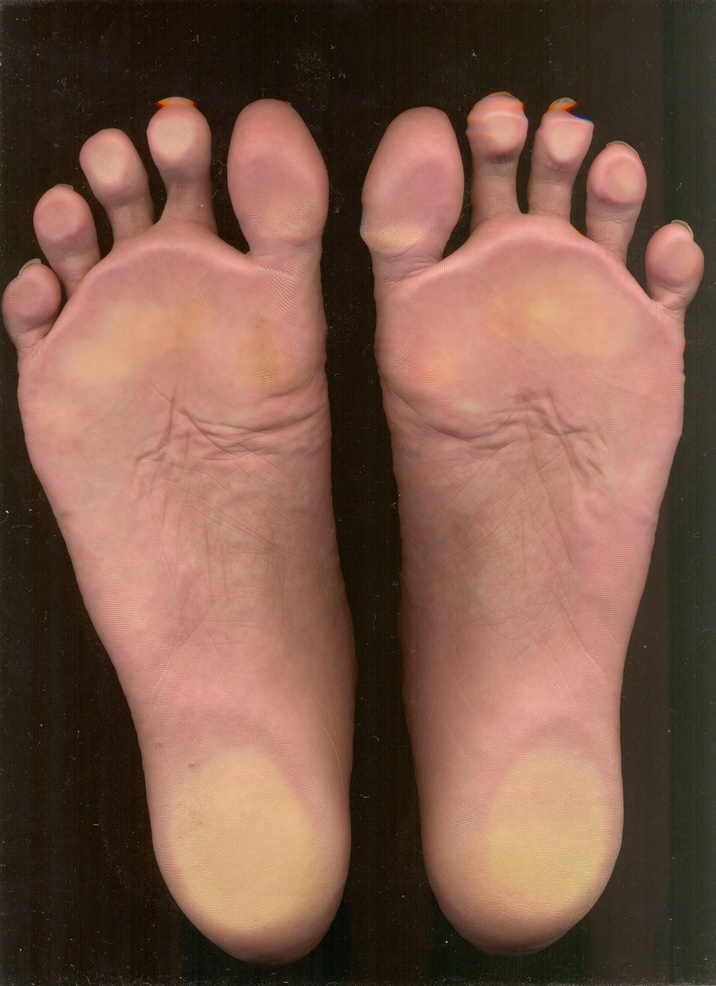
%> input picture 21-5.jpg, 716 x 986 px, shrunk from 2550 x 3510 before the run
$ octave Data_register.m   (GNU Octave 9; MATLAB toolbox functions it lacks are replaced by stand-ins)
%> lines starting %> are read from the running program, lines starting %| are printed output that depends on the picture; in (x1, y1, x2, y2) boxes, pixels count from 0 and x2, y2 are one past the last pixel; in counts of white or black regions, pixels touching at a corner belong together; the program's own positions count from 1
%> the answer given: 21-5.jpg
%> further down, Image is the input picture: size 986x716x3 uint8; mean R, G, B 124.2, 88.9, 74.1
### generate_mask.m
function [ img ] = generate_mask(img)
    % img must be truecolor of size m-by-n-by-3
    h = fspecial('average', 20);
	img = imfilter(img,h);
end

### separate_foot.m
function [foot] = separate_foot(img)
% SEPARATE_FOOT Separates left and right foot from input image and
% generates foot structure for storing information of further processing.
%
% Input Parameter :
%       img         Raw Truecolor image of Foot
%
% Output Parameter:
%       foot        Struct storing left and right foot information
%                   It has two members
%                       left
%                       right
%                   left is a Structure for left foot having following
%                   members
%                       img     Truecolor Processed Image of Left
%                               Foot Only.
%                       aimg    Truecolor Image without any Preprocessing
%                               of Left Foot Only.
%                       id      Varaible to identify left and right foot.
%                               Id 1 is assigned to left foot and Id 2 is
%                               assigned to right foot.

        im = img;
%       Removing Noise from Image and Generating Mask
        img = generate_mask(img);
        mask = im2bw(img,0.20);
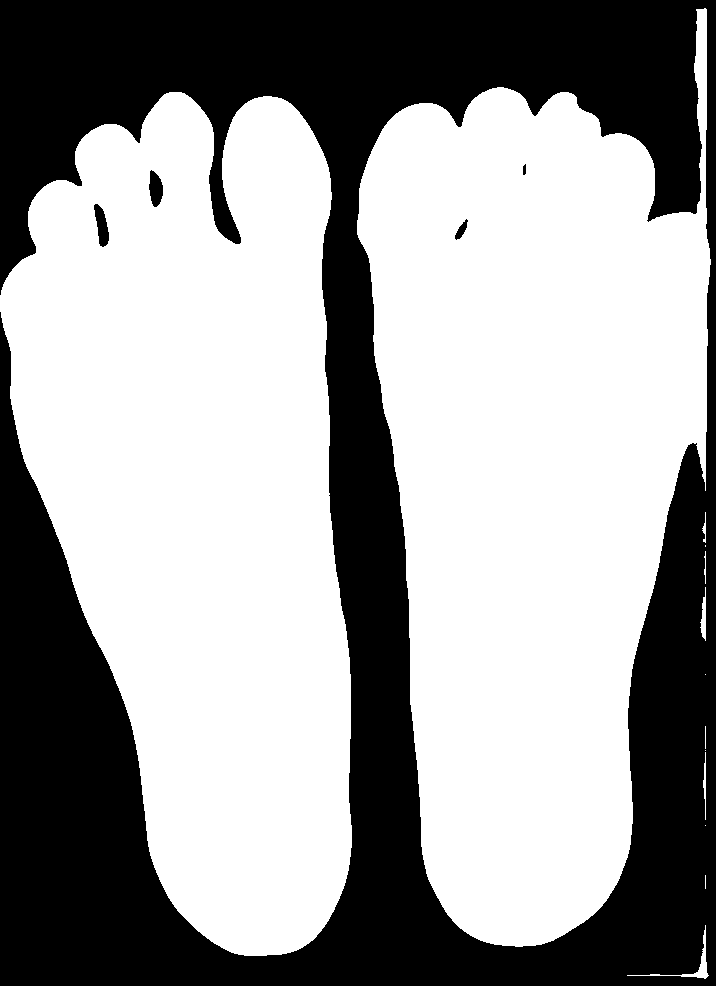
%> mask: size 986x716 logical; 61.3% white; 5 black regions, box (x1, y1, x2, y2) and area: (0, 0, 716, 986) 272427, (94, 204, 109, 247) 387, (149, 170, 163, 207) 369, (455, 219, 468, 240) 119, (523, 164, 526, 175) 29

%       Identifing Left and Right Foot
        tmp = mask;
        tmp_l = bwconncomp(tmp);
%> tmp_l = 13 connected components
        tmp_numPix = cellfun(@numel,tmp_l.PixelIdxList);
%> tmp_numPix = [212430 219411 366 186 57 112 41 2 1 23 1 1 14]
        [~, tmp_big1 ] = max(tmp_numPix);
%> tmp_big1 = 2
        tmp_numPix(tmp_big1) = 0;
        [~, tmp_big2 ] = max(tmp_numPix);
%> tmp_big2 = 1

%       Seperating both foot using identified mask
        [row, col, ~] = size(img);
%> row = 986; col = 716
        tmp2 = uint8(zeros(row,col));
        tmp2(tmp_l.PixelIdxList{min(tmp_big1, tmp_big2)}) = 1;
%> tmp2: size 986x716 uint8; values 0 (black) and 1 (white), 30.1% white; 1 white region, box (x1, y1, x2, y2) and area: (0, 92, 352, 956) 212430
        l_img(:,:,1) = uint8(im(:,:,1) .* uint8(tmp2(:,:)));
        l_img(:,:,2) = uint8(im(:,:,2) .* uint8(tmp2(:,:)));
        l_img(:,:,3) = uint8(im(:,:,3) .* uint8(tmp2(:,:)));
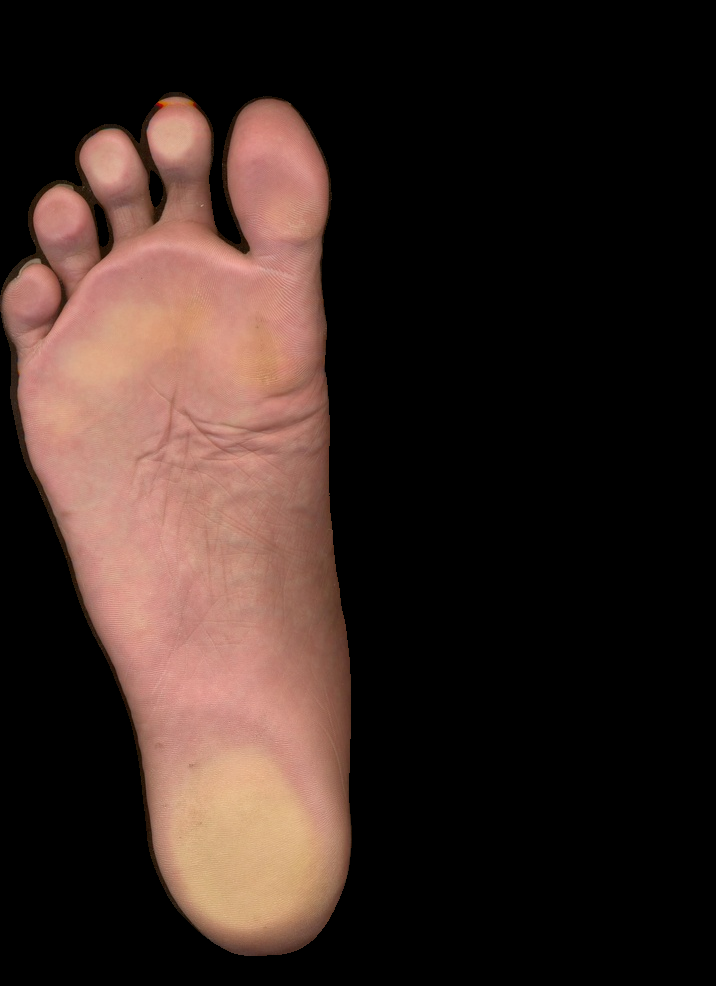
%> l_img: size 986x716x3 uint8; mean R, G, B 55, 38.8, 33.4

        tmp2 = uint8(zeros(row,col));
        tmp2(tmp_l.PixelIdxList{max(tmp_big1, tmp_big2)}) = 1;
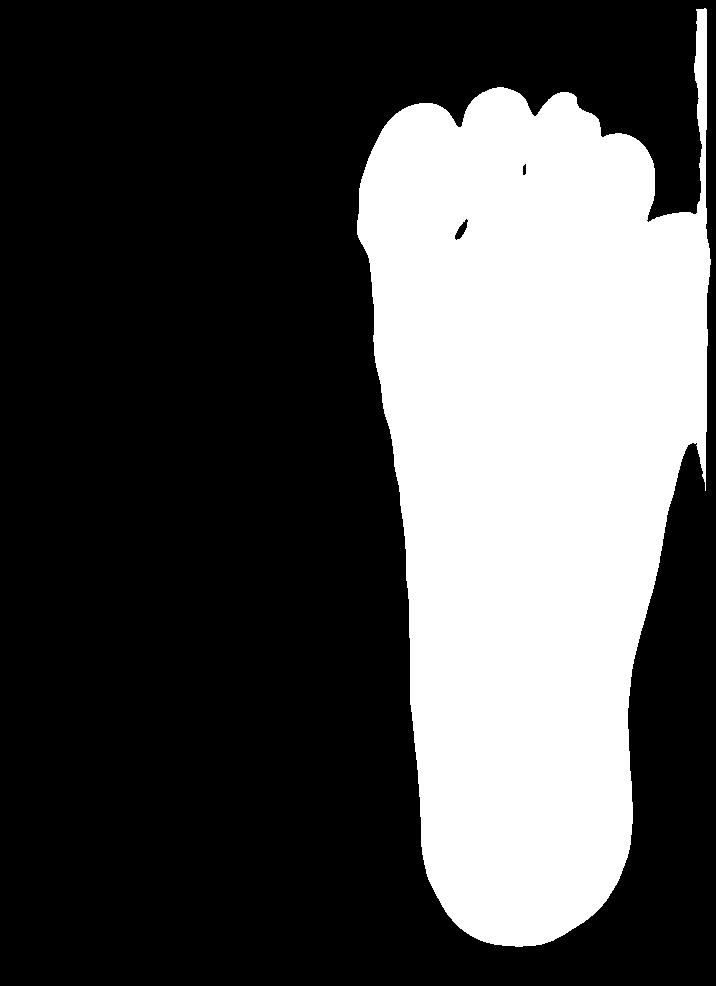
%> tmp2: size 986x716 uint8; values 0 (black) and 1 (white), 31.1% white; 1 white region, box (x1, y1, x2, y2) and area: (357, 8, 711, 947) 219411
        r_img(:,:,1) = uint8(im(:,:,1) .* uint8(tmp2(:,:)));
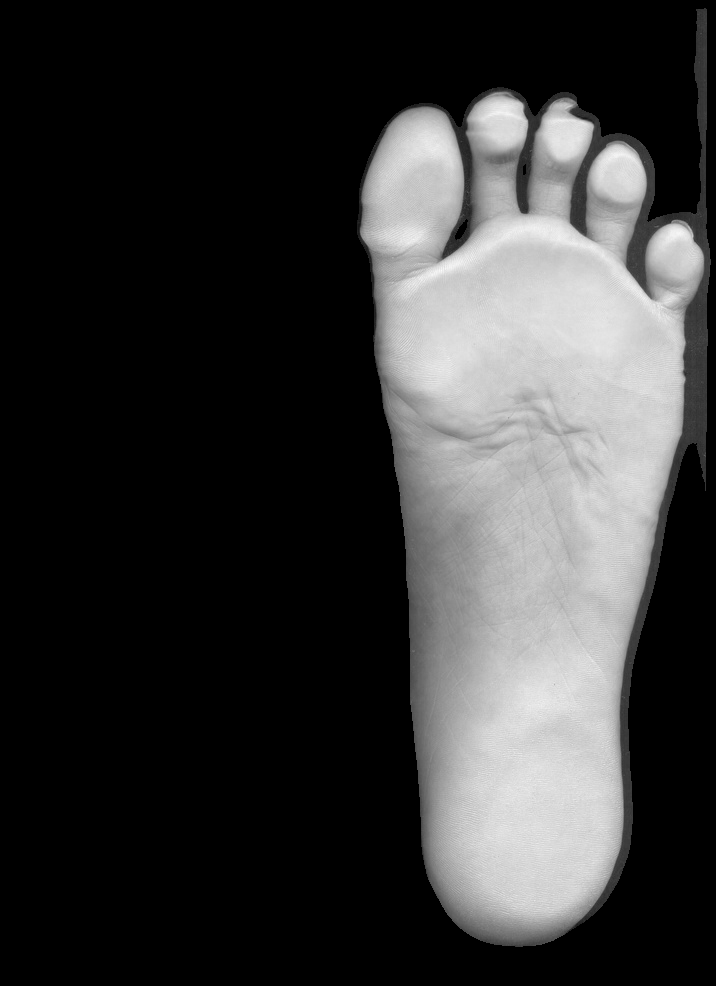
%> r_img: size 986x716 uint8; min 0, max 251, mean 54.8
        r_img(:,:,2) = uint8(im(:,:,2) .* uint8(tmp2(:,:)));
        r_img(:,:,3) = uint8(im(:,:,3) .* uint8(tmp2(:,:)));
%> r_img: size 986x716x3 uint8

%       Generating Foot Structure with necessary members at the moment
        foot.left.img = generate_mask(l_img);
        foot.left.aimg = l_img;
        foot.right.img = generate_mask(r_img);
%> in generate_mask (call 3), `img = imfilter(img,h);`:
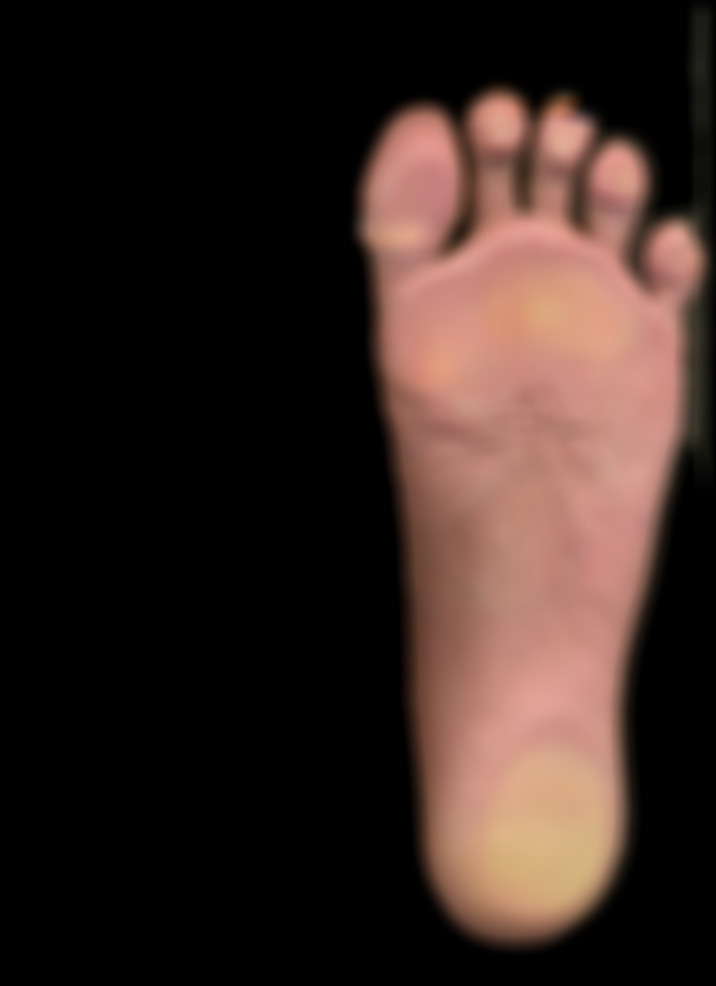
%> img: size 986x716x3 uint8; mean R, G, B 54.8, 38.8, 33.6; mean of the top-left, top-right, bottom-left and bottom-right quarters 0.1, 93.5, 0, 76.1
        foot.right.aimg = r_img;
        foot.left.id = 1;
        foot.right.id = 2;
end

### Data_register.m
% This file take the image as input and returns the feature vector from the
% input image. Input image is foot print and palm print

%% Input image
[file, path] = uigetfile('*.jpeg;*.jpg;*.bmp', 'Pick a File');
filea=strcat(path,file);
Image=imread(filea);
%% Preprocessing
Separate_foot=separate_foot(Image);
clear Image;
Left=rgb2gray(Separate_foot.left.img);
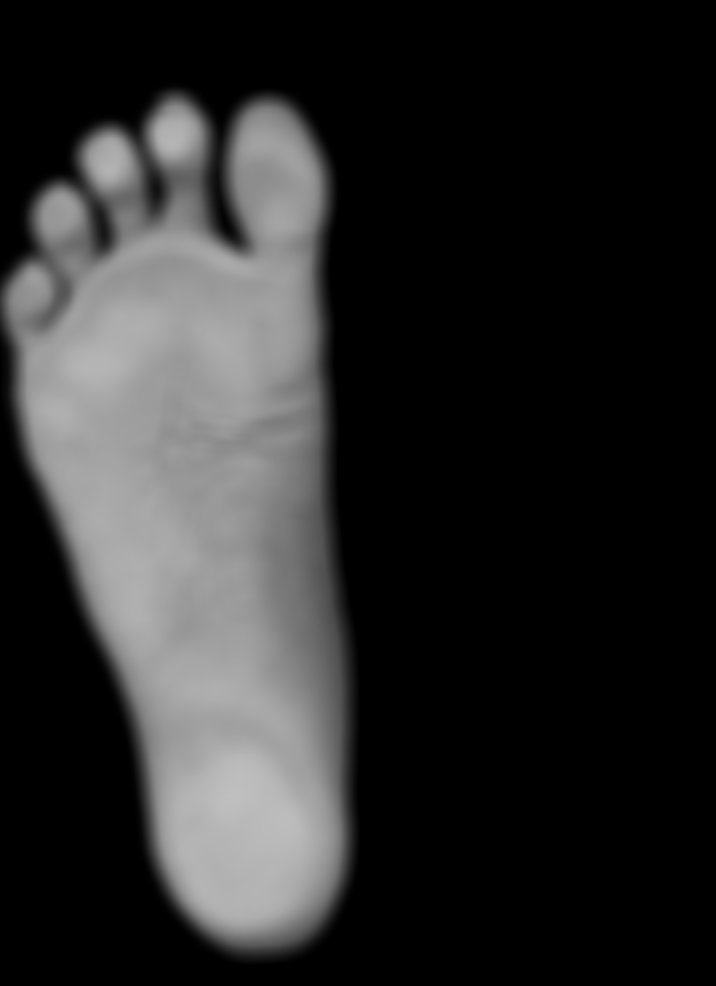
%> Left: size 986x716 uint8; min 0, max 191, mean 43
%%
[Radvector,xp1] = radon(Left,0:179);
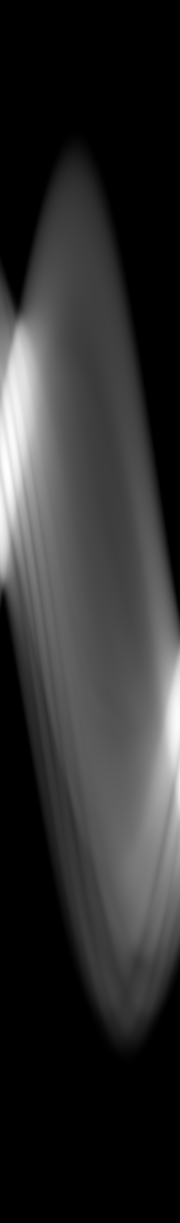
%> Radvector: size 1223x180 double; min 0, max 136214.3, mean 24828.6; drawn with min black and max white
%> xp1 = 1223 values from -611 to 611
for k=1:21
%> (the run ends here)
